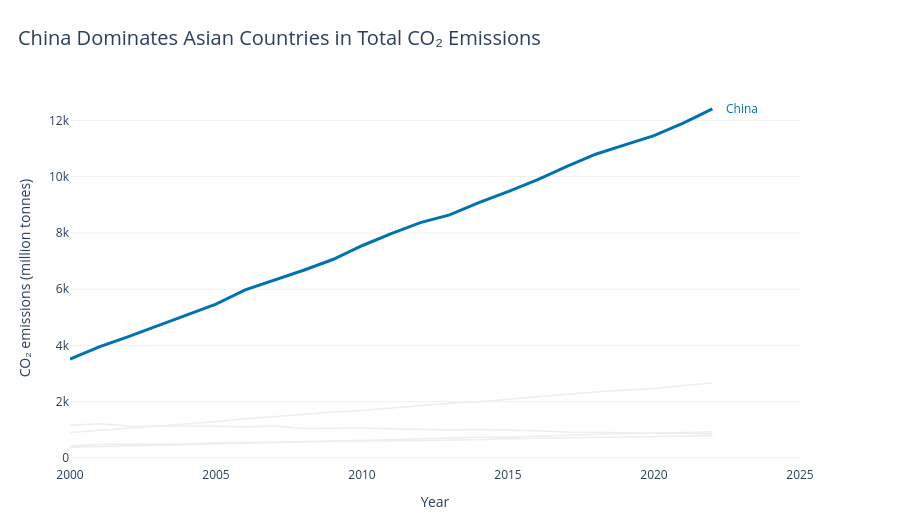

The cell this chart's notebook holds for it:
### Markdown cell above
---
## Task 2 — A line chart showing CO2 emissions over time for all Asian countries in the dataset, with one country highlighted.

**same requirements as Task1**

### Code cell
# Task 2 
# YOUR CODE HERE

# Task 2: CO2 emissions over time for Asian countries
# Highlight China; show all other Asian countries in light grey

asia_df = df[df["Region"] == "Asia"].copy()

print("Asian countries in the dataset:")
print(asia_df["Country"].unique())

highlight_country = "China"

fig2 = go.Figure()

# Add all other Asian countries in grey
for country in asia_df["Country"].unique():
    country_data = (
        asia_df[asia_df["Country"] == country]
        .sort_values("Year")
    )

    if country != highlight_country:
        fig2.add_trace(
            go.Scatter(
                x=country_data["Year"],
                y=country_data["CO2_Mt"],
                mode="lines",
                line=dict(color="#EEEEEE", width=1.5),
                name=country,
                showlegend=False,
                hovertemplate=(
                    country + "<br>Year: %{x}"
                    + "<br>CO2 emissions: %{y:,.1f} Mt<extra></extra>"
                )
            )
        )

# Add China as the highlighted line
china_data = (
    asia_df[asia_df["Country"] == highlight_country]
    .sort_values("Year")
)

if not china_data.empty:
    fig2.add_trace(
        go.Scatter(
            x=china_data["Year"],
            y=china_data["CO2_Mt"],
            mode="lines",
            line=dict(color="#0072B2", width=3),
            name=highlight_country,
            showlegend=False,
            hovertemplate=(
                "China<br>Year: %{x}"
                + "<br>CO2 emissions: %{y:,.1f} Mt<extra></extra>"
            )
        )
    )

    # Label China at the end of its line
    last_point = china_data.iloc[-1]

    fig2.add_annotation(
        x=last_point["Year"],
        y=last_point["CO2_Mt"],
        text="China",
        showarrow=False,
        xshift=30,
        font=dict(size=12, color="#0072B2")
    )

# Clean styling
fig2.update_layout(
    template="plotly_white",
    title=dict(
        text="China Dominates Asian Countries in Total CO₂ Emissions",
        x=0.02,
        xanchor="left",
        font=dict(size=20)
    ),
    xaxis=dict(
        title="Year",
        showgrid=False,
        showline=False,
        zeroline=False,
        range=[2000, 2025]
    ),
    yaxis=dict(
        title="CO₂ emissions (million tonnes)",
        showgrid=True,
        gridcolor="#F0F0F0",
        zeroline=False,
        showline=False
    ),
    margin=dict(l=70, r=100, t=90, b=50),
    height=520,
    hovermode="x unified"
)

fig2.show()

### Figure 1 — Plotly figure (JSON) as saved in the notebook; plotly's stock layout.template omitted (floating-point values rounded to 4 significant figures)
{"data": [{"hovertemplate": "India<br>Year: %{x}<br>CO2 emissions: %{y:,.1f} Mt<extra></extra>", "line": {"color": "#EEEEEE", "width": 1.5}, "mode": "lines", "name": "India", "showlegend": false, "type": "scatter", "x": [2000, 2001, 2002, 2003, 2004, 2005, 2006, 2007, 2008, 2009, 2010, 2011, 2012, 2013, 2014, 2015, 2016, 2017, 2018, 2019, 2020, 2021, 2022], "y": [901.6, 974.6, 1056.0, 1146.0, 1205.0, 1291.0, 1396.0, 1466.0, 1542.0, 1637.0, 1687.0, 1774.0, 1865.0, 1945.0, 1994.0, 2092.0, 2177.0, 2267.0, 2345.0, 2419.0, 2466.0, 2580.0, 2661.0]}, {"hovertemplate": "Japan<br>Year: %{x}<br>CO2 emissions: %{y:,.1f} Mt<extra></extra>", "line": {"color": "#EEEEEE", "width": 1.5}, "mode": "lines", "name": "Japan", "showlegend": false, "type": "scatter", "x": [2000, 2001, 2002, 2003, 2004, 2005, 2006, 2007, 2008, 2009, 2010, 2011, 2012, 2013, 2014, 2015, 2016, 2017, 2018, 2019, 2020, 2021, 2022], "y": [1166.0, 1220.0, 1136.0, 1131.0, 1151.0, 1127.0, 1101.0, 1133.0, 1050.0, 1061.0, 1064.0, 1042.0, 1005.0, 990.9, 1010.0, 996.6, 967.4, 925.1, 916.6, 914.5, 902.8, 898.1, 865.1]}, {"hovertemplate": "South Korea<br>Year: %{x}<br>CO2 emissions: %{y:,.1f} Mt<extra></extra>", "line": {"color": "#EEEEEE", "width": 1.5}, "mode": "lines", "name": "South Korea", "showlegend": false, "type": "scatter", "x": [2000, 2001, 2002, 2003, 2004, 2005, 2006, 2007, 2008, 2009, 2010, 2011, 2012, 2013, 2014, 2015, 2016, 2017, 2018, 2019, 2020, 2021, 2022], "y": [438.1, 481.5, 490.6, 490.8, 494.6, 537.2, 539.0, 566.1, 570.0, 585.4, 595.9, 620.6, 631.1, 649.6, 646.2, 686.5, 704.0, 706.0, 738.5, 750.8, 755.8, 777.3, 789.5]}, {"hovertemplate": "Indonesia<br>Year: %{x}<br>CO2 emissions: %{y:,.1f} Mt<extra></extra>", "line": {"color": "#EEEEEE", "width": 1.5}, "mode": "lines", "name": "Indonesia", "showlegend": false, "type": "scatter", "x": [2000, 2001, 2002, 2003, 2004, 2005, 2006, 2007, 2008, 2009, 2010, 2011, 2012, 2013, 2014, 2015, 2016, 2017, 2018, 2019, 2020, 2021, 2022], "y": [382.8, 400.4, 430.7, 453.8, 482.6, 501.9, 533.0, 551.8, 586.6, 602.5, 614.5, 647.3, 680.1, 717.7, 736.3, 738.2, 768.8, 813.7, 834.8, 872.3, 876.5, 898.5, 930.5]}, {"hovertemplate": "China<br>Year: %{x}<br>CO2 emissions: %{y:,.1f} Mt<extra></extra>", "line": {"color": "#0072B2", "width": 3}, "mode": "lines", "name": "China", "showlegend": false, "type": "scatter", "x": [2000, 2001, 2002, 2003, 2004, 2005, 2006, 2007, 2008, 2009, 2010, 2011, 2012, 2013, 2014, 2015, 2016, 2017, 2018, 2019, 2020, 2021, 2022], "y": [3514.0, 3952.0, 4312.0, 4692.0, 5079.0, 5468.0, 5974.0, 6323.0, 6673.0, 7053.0, 7543.0, 7972.0, 8365.0, 8641.0, 9078.0, 9466.0, 9887.0, 10360.0, 10790.0, 11130.0, 11450.0, 11900.0, 12410.0]}], "layout": {"annotations": [{"font": {"color": "#0072B2", "size": 12}, "showarrow": false, "text": "China", "x": 2022, "xshift": 30, "y": 12410.0}], "height": 520, "hovermode": "x unified", "margin": {"b": 50, "l": 70, "r": 100, "t": 90}, "title": {"font": {"size": 20}, "text": "China Dominates Asian Countries in Total CO₂ Emissions", "x": 0.02, "xanchor": "left"}, "xaxis": {"range": [2000, 2025], "showgrid": false, "showline": false, "title": {"text": "Year"}, "zeroline": false}, "yaxis": {"gridcolor": "#F0F0F0", "showgrid": true, "showline": false, "title": {"text": "CO₂ emissions (million tonnes)"}, "zeroline": false}}}
